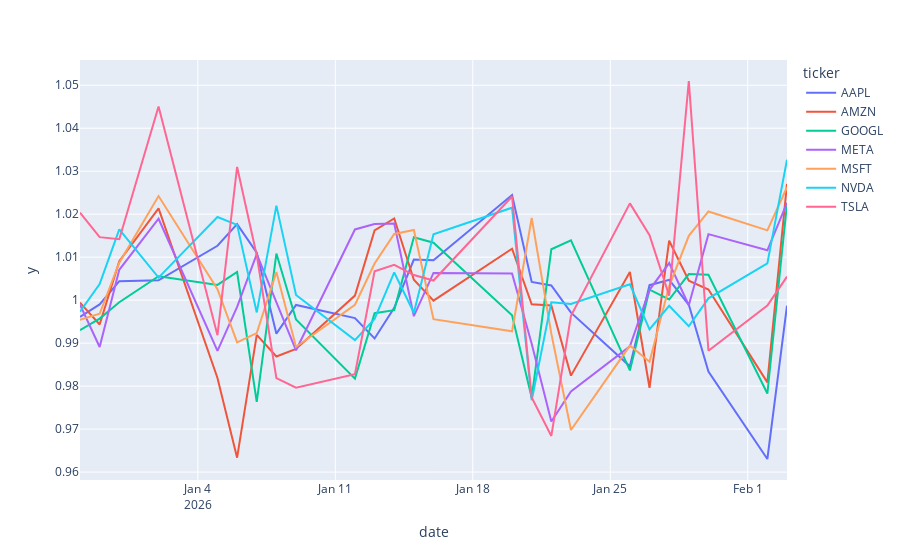

Notebook code for this chart:
### Code cell
px.line(
    ohlcv_df,
    x="date",
    y = ohlcv_df["open"]/ohlcv_df["adj_close"],
    color = "ticker",
    category_orders={
        "ticker": sorted(ohlcv_df["ticker"].unique())
    }
)

### Figure 1 — Plotly figure (JSON) as saved in the notebook; plotly's stock layout.template omitted (floating-point values rounded to 4 significant figures)
{"data": [{"hovertemplate": "ticker=AAPL<br>date=%{x}<br>y=%{y}<extra></extra>", "legendgroup": "AAPL", "line": {"color": "#636efa", "dash": "solid"}, "marker": {"symbol": "circle"}, "mode": "lines", "name": "AAPL", "orientation": "v", "showlegend": true, "x": ["2025-12-29", "2025-12-30", "2025-12-31", "2026-01-02", "2026-01-05", "2026-01-06", "2026-01-07", "2026-01-08", "2026-01-09", "2026-01-12", "2026-01-13", "2026-01-14", "2026-01-15", "2026-01-16", "2026-01-20", "2026-01-21", "2026-01-22", "2026-01-23", "2026-01-26", "2026-01-27", "2026-01-28", "2026-01-29", "2026-01-30", "2026-02-02", "2026-02-03"], "xaxis": "x", "y": [0.9961, 0.999, 1.004, 1.005, 1.013, 1.018, 1.011, 0.9922, 0.9989, 0.9958, 0.9911, 0.9982, 1.009, 1.009, 1.024, 1.004, 1.003, 0.9971, 0.9846, 1.003, 1.005, 0.9989, 0.9834, 0.963, 0.9987], "yaxis": "y", "type": "scatter"}, {"hovertemplate": "ticker=AMZN<br>date=%{x}<br>y=%{y}<extra></extra>", "legendgroup": "AMZN", "line": {"color": "#EF553B", "dash": "solid"}, "marker": {"symbol": "circle"}, "mode": "lines", "name": "AMZN", "orientation": "v", "showlegend": true, "x": ["2025-12-29", "2025-12-30", "2025-12-31", "2026-01-02", "2026-01-05", "2026-01-06", "2026-01-07", "2026-01-08", "2026-01-09", "2026-01-12", "2026-01-13", "2026-01-14", "2026-01-15", "2026-01-16", "2026-01-20", "2026-01-21", "2026-01-22", "2026-01-23", "2026-01-26", "2026-01-27", "2026-01-28", "2026-01-29", "2026-01-30", "2026-02-02", "2026-02-03"], "xaxis": "x", "y": [0.9994, 0.9943, 1.009, 1.021, 0.9819, 0.9634, 0.9919, 0.9869, 0.9886, 1.001, 1.016, 1.019, 1.005, 0.9999, 1.012, 0.999, 0.9988, 0.9824, 1.007, 0.9796, 1.014, 1.005, 1.002, 0.9809, 1.027], "yaxis": "y", "type": "scatter"}, {"hovertemplate": "ticker=GOOGL<br>date=%{x}<br>y=%{y}<extra></extra>", "legendgroup": "GOOGL", "line": {"color": "#00cc96", "dash": "solid"}, "marker": {"symbol": "circle"}, "mode": "lines", "name": "GOOGL", "orientation": "v", "showlegend": true, "x": ["2025-12-29", "2025-12-30", "2025-12-31", "2026-01-02", "2026-01-05", "2026-01-06", "2026-01-07", "2026-01-08", "2026-01-09", "2026-01-12", "2026-01-13", "2026-01-14", "2026-01-15", "2026-01-16", "2026-01-20", "2026-01-21", "2026-01-22", "2026-01-23", "2026-01-26", "2026-01-27", "2026-01-28", "2026-01-29", "2026-01-30", "2026-02-02", "2026-02-03"], "xaxis": "x", "y": [0.993, 0.9957, 0.9995, 1.006, 1.004, 1.007, 0.9763, 1.011, 0.9955, 0.9817, 0.997, 0.9977, 1.015, 1.013, 0.9965, 0.9773, 1.012, 1.014, 0.9836, 1.002, 1.0, 1.006, 1.006, 0.9783, 1.022], "yaxis": "y", "type": "scatter"}, {"hovertemplate": "ticker=META<br>date=%{x}<br>y=%{y}<extra></extra>", "legendgroup": "META", "line": {"color": "#ab63fa", "dash": "solid"}, "marker": {"symbol": "circle"}, "mode": "lines", "name": "META", "orientation": "v", "showlegend": true, "x": ["2025-12-29", "2025-12-30", "2025-12-31", "2026-01-02", "2026-01-05", "2026-01-06", "2026-01-07", "2026-01-08", "2026-01-09", "2026-01-12", "2026-01-13", "2026-01-14", "2026-01-15", "2026-01-16", "2026-01-20", "2026-01-21", "2026-01-22", "2026-01-23", "2026-01-26", "2026-01-27", "2026-01-28", "2026-01-29", "2026-01-30", "2026-02-02", "2026-02-03"], "xaxis": "x", "y": [0.999, 0.9891, 1.007, 1.019, 0.9882, 0.9984, 1.011, 0.9997, 0.9883, 1.016, 1.018, 1.018, 0.9963, 1.006, 1.006, 0.9899, 0.9718, 0.9788, 0.9892, 1.002, 1.009, 0.9988, 1.015, 1.012, 1.023], "yaxis": "y", "type": "scatter"}, {"hovertemplate": "ticker=MSFT<br>date=%{x}<br>y=%{y}<extra></extra>", "legendgroup": "MSFT", "line": {"color": "#FFA15A", "dash": "solid"}, "marker": {"symbol": "circle"}, "mode": "lines", "name": "MSFT", "orientation": "v", "showlegend": true, "x": ["2025-12-29", "2025-12-30", "2025-12-31", "2026-01-02", "2026-01-05", "2026-01-06", "2026-01-07", "2026-01-08", "2026-01-09", "2026-01-12", "2026-01-13", "2026-01-14", "2026-01-15", "2026-01-16", "2026-01-20", "2026-01-21", "2026-01-22", "2026-01-23", "2026-01-26", "2026-01-27", "2026-01-28", "2026-01-29", "2026-01-30", "2026-02-02", "2026-02-03"], "xaxis": "x", "y": [0.9954, 0.9968, 1.009, 1.024, 1.003, 0.9902, 0.9923, 1.007, 0.9891, 0.9989, 1.009, 1.015, 1.016, 0.9956, 0.9927, 1.019, 0.9922, 0.9698, 0.9894, 0.9857, 1.003, 1.015, 1.021, 1.016, 1.026], "yaxis": "y", "type": "scatter"}, {"hovertemplate": "ticker=NVDA<br>date=%{x}<br>y=%{y}<extra></extra>", "legendgroup": "NVDA", "line": {"color": "#19d3f3", "dash": "solid"}, "marker": {"symbol": "circle"}, "mode": "lines", "name": "NVDA", "orientation": "v", "showlegend": true, "x": ["2025-12-29", "2025-12-30", "2025-12-31", "2026-01-02", "2026-01-05", "2026-01-06", "2026-01-07", "2026-01-08", "2026-01-09", "2026-01-12", "2026-01-13", "2026-01-14", "2026-01-15", "2026-01-16", "2026-01-20", "2026-01-21", "2026-01-22", "2026-01-23", "2026-01-26", "2026-01-27", "2026-01-28", "2026-01-29", "2026-01-30", "2026-02-02", "2026-02-03"], "xaxis": "x", "y": [0.9973, 1.004, 1.016, 1.005, 1.019, 1.018, 0.9971, 1.022, 1.001, 0.9907, 0.9956, 1.006, 0.9971, 1.015, 1.022, 0.9767, 0.9995, 0.9991, 1.004, 0.9932, 0.9987, 0.9939, 1.0, 1.009, 1.033], "yaxis": "y", "type": "scatter"}, {"hovertemplate": "ticker=TSLA<br>date=%{x}<br>y=%{y}<extra></extra>", "legendgroup": "TSLA", "line": {"color": "#FF6692", "dash": "solid"}, "marker": {"symbol": "circle"}, "mode": "lines", "name": "TSLA", "orientation": "v", "showlegend": true, "x": ["2025-12-29", "2025-12-30", "2025-12-31", "2026-01-02", "2026-01-05", "2026-01-06", "2026-01-07", "2026-01-08", "2026-01-09", "2026-01-12", "2026-01-13", "2026-01-14", "2026-01-15", "2026-01-16", "2026-01-20", "2026-01-21", "2026-01-22", "2026-01-23", "2026-01-26", "2026-01-27", "2026-01-28", "2026-01-29", "2026-01-30", "2026-02-02", "2026-02-03"], "xaxis": "x", "y": [1.02, 1.015, 1.014, 1.045, 0.9919, 1.031, 1.01, 0.9818, 0.9796, 0.9828, 1.007, 1.008, 1.006, 1.005, 1.024, 0.9773, 0.9684, 0.9964, 1.023, 1.015, 1.001, 1.051, 0.9882, 0.9988, 1.005], "yaxis": "y", "type": "scatter"}], "layout": {"xaxis": {"anchor": "y", "domain": [0.0, 1.0], "title": {"text": "date"}}, "yaxis": {"anchor": "x", "domain": [0.0, 1.0], "title": {"text": "y"}}, "legend": {"title": {"text": "ticker"}, "tracegroupgap": 0}, "margin": {"t": 60}}}
